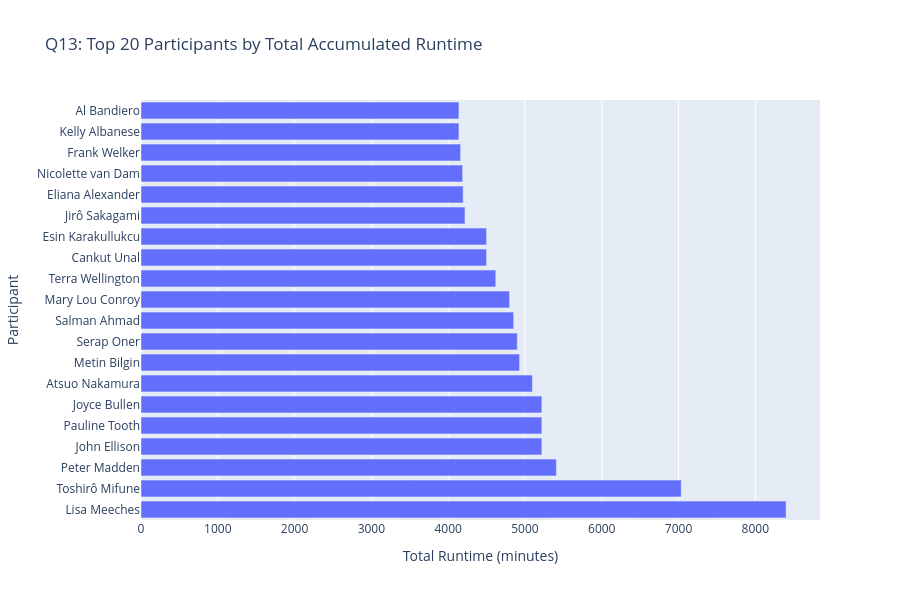
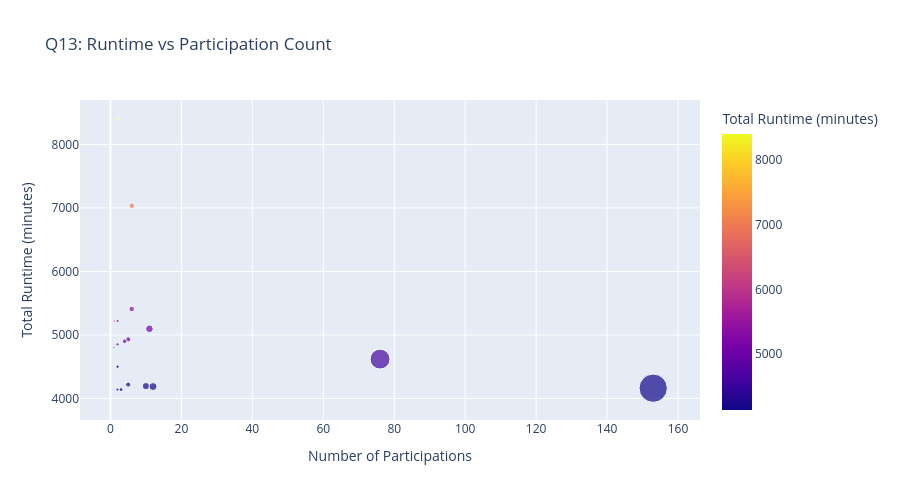

Notebook code for these charts, in order:
### Code cell
import plotly.graph_objects as go

# Q13: Visualization - Horizontal Bar Chart & Scatter Plot
# Prepare data for Q13
viz_data_q13 = (
    participations_pers
    .groupby('nconst')
    .agg({
        'runtimeMinutes': 'sum',
        'tconst': 'count'
    })
    .rename(columns={'runtimeMinutes': 'total_runtime_minutes', 'tconst': 'participation_count'})
    .reset_index()
    .sort_values('total_runtime_minutes', ascending=False, na_position='last')
    .merge(dim_person[['nconst', 'primaryName']], on='nconst', how='left')
    .dropna(subset=['total_runtime_minutes'])
    .head(20)
)

# Horizontal bar chart - Top 20 by Runtime
fig_q13_bar = px.bar(
    viz_data_q13,
    y='primaryName',
    x='total_runtime_minutes',
    orientation='h',
    title='Q13: Top 20 Participants by Total Accumulated Runtime',
    labels={'total_runtime_minutes': 'Total Runtime (minutes)', 'primaryName': 'Participant'},
    height=600
)
fig_q13_bar.show()

# Scatter plot - Runtime vs Participation Count
fig_q13_scatter = px.scatter(
    viz_data_q13,
    x='participation_count',
    y='total_runtime_minutes',
    color='total_runtime_minutes',
    size='participation_count',
    hover_name='primaryName',
    title='Q13: Runtime vs Participation Count',
    labels={'participation_count': 'Number of Participations', 'total_runtime_minutes': 'Total Runtime (minutes)'},
    height=500
)
fig_q13_scatter.show()

### Figure 1 — Plotly figure (JSON) as saved in the notebook; plotly's stock layout.template omitted (floating-point values rounded to 4 significant figures)
{"data": [{"hovertemplate": "Total Runtime (minutes)=%{x}<br>Participant=%{y}<extra></extra>", "legendgroup": "", "marker": {"color": "#636efa", "pattern": {"shape": ""}}, "name": "", "orientation": "h", "showlegend": false, "textposition": "auto", "type": "bar", "x": [8400.0, 7035.0, 5409.0, 5220.0, 5220.0, 5220.0, 5097.0, 4930.0, 4900.0, 4853.0, 4800.0, 4620.0, 4500.0, 4500.0, 4219.0, 4195.0, 4188.0, 4162.0, 4140.0, 4140.0], "xaxis": "x", "y": ["Lisa Meeches", "Toshirô Mifune", "Peter Madden", "John Ellison", "Pauline Tooth", "Joyce Bullen", "Atsuo Nakamura", "Metin Bilgin", "Serap Oner", "Salman Ahmad", "Mary Lou Conroy", "Terra Wellington", "Cankut Unal", "Esin Karakullukcu", "Jirô Sakagami", "Eliana Alexander", "Nicolette van Dam", "Frank Welker", "Kelly Albanese", "Al Bandiero"], "yaxis": "y"}], "layout": {"barmode": "relative", "height": 600, "legend": {"tracegroupgap": 0}, "title": {"text": "Q13: Top 20 Participants by Total Accumulated Runtime"}, "xaxis": {"anchor": "y", "domain": [0, 1], "title": {"text": "Total Runtime (minutes)"}}, "yaxis": {"anchor": "x", "domain": [0, 1], "title": {"text": "Participant"}}}}

### Figure 2 — Plotly figure (JSON) as saved in the notebook; plotly's stock layout.template omitted (floating-point values rounded to 4 significant figures)
{"data": [{"hovertemplate": "<b>%{hovertext}</b><br><br>Number of Participations=%{marker.size}<br>Total Runtime (minutes)=%{marker.color}<extra></extra>", "hovertext": ["Lisa Meeches", "Toshirô Mifune", "Peter Madden", "John Ellison", "Pauline Tooth", "Joyce Bullen", "Atsuo Nakamura", "Metin Bilgin", "Serap Oner", "Salman Ahmad", "Mary Lou Conroy", "Terra Wellington", "Cankut Unal", "Esin Karakullukcu", "Jirô Sakagami", "Eliana Alexander", "Nicolette van Dam", "Frank Welker", "Kelly Albanese", "Al Bandiero"], "legendgroup": "", "marker": {"color": [8400.0, 7035.0, 5409.0, 5220.0, 5220.0, 5220.0, 5097.0, 4930.0, 4900.0, 4853.0, 4800.0, 4620.0, 4500.0, 4500.0, 4219.0, 4195.0, 4188.0, 4162.0, 4140.0, 4140.0], "coloraxis": "coloraxis", "size": [2, 6, 6, 1, 2, 1, 11, 5, 4, 2, 1, 76, 2, 2, 5, 10, 12, 153, 2, 3], "sizemode": "area", "sizeref": 0.3825, "symbol": "circle"}, "mode": "markers", "name": "", "orientation": "v", "showlegend": false, "type": "scatter", "x": [2, 6, 6, 1, 2, 1, 11, 5, 4, 2, 1, 76, 2, 2, 5, 10, 12, 153, 2, 3], "xaxis": "x", "y": [8400.0, 7035.0, 5409.0, 5220.0, 5220.0, 5220.0, 5097.0, 4930.0, 4900.0, 4853.0, 4800.0, 4620.0, 4500.0, 4500.0, 4219.0, 4195.0, 4188.0, 4162.0, 4140.0, 4140.0], "yaxis": "y"}], "layout": {"coloraxis": {"colorbar": {"title": {"text": "Total Runtime (minutes)"}}, "colorscale": [[0, "#0d0887"], [0.1111, "#46039f"], [0.2222, "#7201a8"], [0.3333, "#9c179e"], [0.4444, "#bd3786"], [0.5556, "#d8576b"], [0.6667, "#ed7953"], [0.7778, "#fb9f3a"], [0.8889, "#fdca26"], [1, "#f0f921"]]}, "height": 500, "legend": {"itemsizing": "constant", "tracegroupgap": 0}, "title": {"text": "Q13: Runtime vs Participation Count"}, "xaxis": {"anchor": "y", "domain": [0, 1], "title": {"text": "Number of Participations"}}, "yaxis": {"anchor": "x", "domain": [0, 1], "title": {"text": "Total Runtime (minutes)"}}}}
